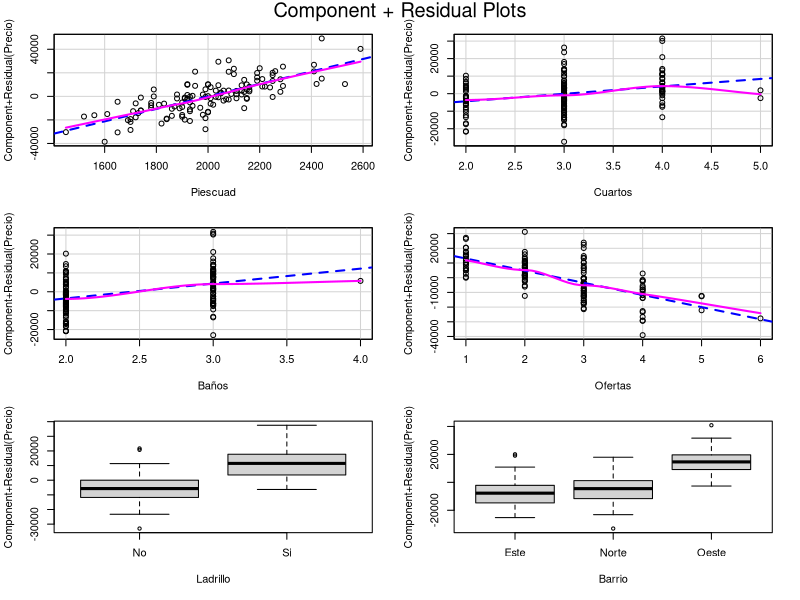

R code for this plot: (Note: this script raises an error after producing the figure.)
# ===================================================================== #
# =============== ANÁLISIS DE REGRESIÓN MÚLTIPLE ====================== #
# ===================================================================== #
library(readxl)

setwd("/workspaces/Ulima/IX-Ciclo/Ana-pred-datos/Semana-4/")

data <- read_excel(
  path = "./PrecioVivienda.xlsx",
  sheet = 1,
  range = "A1:G129",
  col_names = TRUE
)

data


# ===================================================================== #
# ======================= ESTIMACIÓN DEL MODELO ======================= #
# ===================================================================== #

# Creando los modelos
# ----------------------------
# Variable dependiente: Precio
# Variables independientes: Piescuad, Cuartos, Baños, Ofertas, Ladrillo, Barrio

modelo_A <- lm(
  Precio ~ Piescuad + Cuartos + Baños + Ofertas + Ladrillo + Barrio,
  data = data
)
summary(modelo_A)

modelo_B <- lm(Precio ~ ., data = data)
summary(modelo_B)

# Vemos que en Coefficients nos retorna esto:
#
# Coefficients:
#              Estimate Std. Error t value Pr(>|t|)
# (Intercept)   598.919   9552.197   0.063  0.95011
# Piescuad       52.994      5.734   9.242 1.10e-15 ***
# Cuartos      4246.794   1597.911   2.658  0.00894 **
# Baños        7883.278   2117.035   3.724  0.00030 ***
# Ofertas     -8267.488   1084.777  -7.621 6.47e-12 ***
# LadrilloSi  17297.350   1981.616   8.729 1.78e-14 ***
# BarrioNorte  1560.579   2396.765   0.651  0.51621
# BarrioOeste 22241.616   2531.758   8.785 1.32e-14 ***
#
# De esta tabla, Estimate son los coeficientes de la fórmula de regresión (es
# decir, son beta0, beta1, beta2, beta3, ...).
#
# Creación del modelo
# -------------------
# Precio = 598.919 + 52.994*Piescuad + 4246.794*Cuartos + 7883.278*Baños
#          - 8267.488*Ofertas + 17297.350*LadrilloSi + 1560.579*BarrioNorte
#          + 22241.616*BarrioOeste
#
# Interpretación de coeficientes
# ------------------------------
# Para una variable cuantitativa
# beta2 = 4246.794: Cuando una cada tiene un cuarto adicional, el precio
#                   aumenta en 4246.794 dólares, manteniendo constantes las
#                   demás variables.
#
# Para una variable cualitativa
# beta5 = 17297.350: Cuando la casa es de ladrillo, el precio aumenta en
#                    17297.350 dólares, manteniendo constantes las demás
#                    variables.
# beta6 = 1560.579: Cuando la casa está en el barrio norte, el precio aumenta en
#                   1560.579 dólares, manteniendo constantes las demás
#                   variables.
#
# Prueba de hipótesis global
# --------------------------
# H0: B1 = B2 = B3 = B4 = B5 = B6 = B7 = 0 (el modelo no es válido)
# H1: Al menos un beta Bi es diferente de 0, por lo que sí existe regresión
#     lineal, el modelo es válido.
# alpha = 0.05
#
# Esto lo obtenemos en la última línea que nos retornó el summary
# F-statistic: 113.3, p-value: < 2.2e-16
#
# Como p-value < alpha, se rechaza H0
# Por lo tanto, a un nivel de significancia del 0.05, existe suficiente
# evidencia estadística para afirmar que al menos un beta Bi es diferente de
# cero.
#
# Prueba de hipótesis individual
# ------------------------------
# Para esto, tenemos que revisar lo obtenido en Coefficients, las columnas
# t-value y Pr(>|t|)
# OJO: Si se divide un beta entre su error estándar, obtenemos el t-value
#
# Por ejemplo, para beta B1:
# HO: B1 = 0
# H1: B1 != 0
# alpha = 0.05
# t-value = 9.242
# p-value = 1.10e-15
#
# Como p-value < alpha, se rechaza H0.
# Por lo tanto, a un nivel de significancia del 0.05, existe sufienciente
# evidencia estadística para afirmar que B1 es diferente de cero. Esto indica
# que los la variable Piescuad sí influye en el modelo.
#
# R nos ayuda en esto con las estrellas que aparecen al final de cada fila en la
# tabla de Coefficients. Así podemos ver que BarrioNorte no es una variable
# significativa ya que no tiene estrellas debido a que su p-value es mayor a
# 0.05 (alpha).
#
# Lo que se debe hacer es eliminar estas variables ya que no son significativas.
# Al borrarlas, hay que volver a correr el summary ya que hace que todo lo que
# se obtuvo antes cambie.
#
# Sin embargo, en este caso específico, no se puede borrar la variable
# BarrioNorte, ya que no es una variable completa como tal, sino que es un nivel
# de la variable Barrio. En casos como este, basta que un solo nivel sea
# significativo para que toda la variable entera sea significativa.
#
# Bondad de ajuste
# ----------------
# Esto lo obtenemos del summary
# Multiple R-squared: 0.8686, Adjusted R-squared: 0.861
#
# Como estamos en un caso de regresión múltiple (count(variables) >= 2), debemos
# trabajar con el r-cuadrado ajustado.
#
# Por lo tanto, el 86.10 % de la variabilidad del precio es explicado por las
# variables a través del modelo de regresión.
# En otras palabras, las variables del modelo influyen en un 86.10% en el
# precio de las casas, y el 13.90% restante se debe a otras variables que no
# están incluidas en el modelo.
# Por lo tanto, el modelo es bueno ya que el r-cuadrado ajustado > 80%.
#
# Residual standard error: 10020 (EER)
# El EER sirve para determinar la capacidad predictiva del modelo.
# Se observa un EER de 10020. Este debe compararse con otro modelo para ver cuál
# es mejor.


# ================================================================== #
# ===================== SUPUESTO DE LINEALIDAD ===================== #
# ================================================================== #

library(ggplot2)
library(car)

# Gráfica de componente + residual
crPlots(model = modelo_B, terms = ~., )

# Gráfica de residuales vs valores individuale y generales / test
# ---------------------------------------------------------------
residualPlots(modelo_B, col.quad = "blue", smooth = TRUE, type = "rstudent")


# ===================================================================== #
# ====================== SUPUESTO DE NORMALIDAD ======================= #
# ===================================================================== #

# Gráfica normal y de densidad
# ----------------------------
ggplot(data = data, aes(resid(modelo_B))) +
  geom_density(adjust = 1) +
  lims(x = c(-30, 30)) +
  stat_function(fun = dnorm, args = list(
    mean = mean(modelo_B$residuals),
    sd = sd(modelo_B$residuals)
  ), color = "red")

# Gráfica QQPLOT
# --------------
qqnorm(modelo_B$residuals)
qqline(modelo_B$residuals)
## Residual normality
qqPlot(modelo_B)

# Prueba de normalidad
# --------------------
library(nortest)
shapiro.test(modelo_B$residuals)
ad.test(modelo_B$residuals)

# OJO
# Si count(datos) < 50, usar Shapiro
# Sino, usar Anderson-Darling


# ===================================================================== #
# ===================== SUPUESTO DE HOCEDASTICIAD ===================== #
# ===================================================================== #

# Gráfica de residuales vs valore ajustados
# -----------------------------------------
ggplot(data = data, aes(modelo_B$fitted.values, modelo_B$residuals)) +
  geom_point() +
  geom_smooth(color = "firebrick", se = FALSE) +
  geom_hline(yintercept = 0) +
  theme_bw()

# Prueba de homocedasticidad
# ---------------------------
library(lmtest)
bptest(modelo_B)


# ===================================================================== #
# ===================== SUPUESTO DE INDEPENDENCIA ===================== #
# ===================================================================== #

# Gráfica de residuos vs la secuencia de orden
# --------------------------------------------
residuos <- modelo_B$residuals
ggplot(data = data, aes(x = seq_along(residuos), y = residuos)) +
  geom_point(aes(color = residuos)) +
  scale_color_gradient2(low = "blue3", mid = "grey", high = "red") +
  geom_line(size = 0.3) +
  labs(title = "Distribución de los residuos", x = "index", y = "residuo") +
  geom_hline(yintercept = 0) +
  theme_bw() +
  theme(plot.title = element_text(hjust = 0.5), legend.position = "none")

library(car)
set.seed(100)
dwt(modelo_B, alternative = "two.sided")


# ===================================================================== #
# ========================== MULTICOLINEALIDAD ======================== #
# ===================================================================== #

library(car)
vif(modelo_B)


# ===================================================================== #
# ====================== ESTIMACIÓN Y PREDICCIÓN ====================== #
# ===================================================================== #

# Estimar la tasa de predicción correcta en el modelo

Yt <- data$Precio
Yt_est <- as.numeric(modelo_B$fitted.values)

RMSE <- sqrt(mean((Yt - Yt_est)^2))
RMSE
PEMA <- mean(abs(Yt - Yt_est) / Yt)
PEMA

predict(modelo_B, data.frame(
  Piescuad = 2000,
  Cuartos = 6,
  Baños = 4,
  Ofertas = 2,
  Ladrillo = "Si",
  Barrio = "Este"
))
